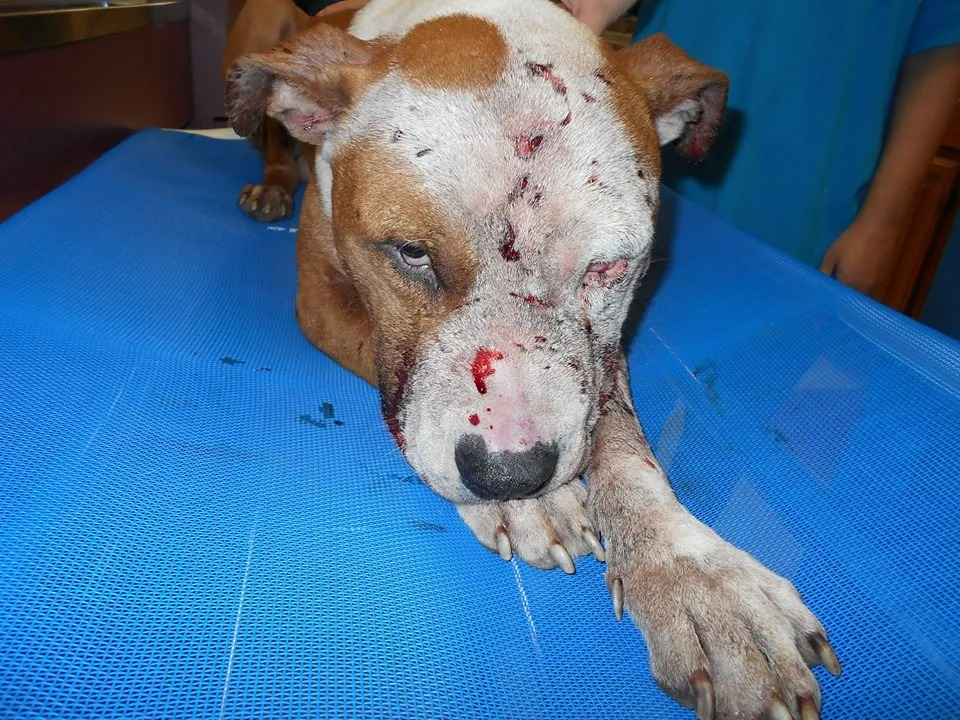
#> input picture media/reports/WhatsApp_Image_2026-09-07_at_1.52.07_AM.jpeg, 960 x 720 px
$ python -i cv_preprocessor.py   (imports and definitions only)
#> lines starting #> are read from the running program, lines starting #| are printed output that depends on the picture
import cv2
import numpy as np
import os

class OpenCVPreprocessor:
    """Handles image cleaning, resizing, color normalization and visual bounding annotations."""

    @staticmethod
    def load_and_preprocess(image_path, target_size=(640, 640)):
#> called with target_size = (640, 640)
        if not os.path.exists(image_path):
            raise FileNotFoundError(f"Image not found at {image_path}")

        # Read with OpenCV
        image = cv2.imread(image_path)
#> image is the input picture: shape (720, 960, 3); mean B, G, R 153.3, 113.2, 70.7
        if image is None:
            raise ValueError("Failed to decode image with OpenCV")

        original_h, original_w = image.shape[:2]
#> original_h = 720; original_w = 960

        # Enhance contrast with CLAHE
        lab = cv2.cvtColor(image, cv2.COLOR_BGR2LAB)
#> lab: shape (720, 960, 3); mean of channels 0, 1, 2 120, 132.8, 104.4
        l, a, b = cv2.split(lab)
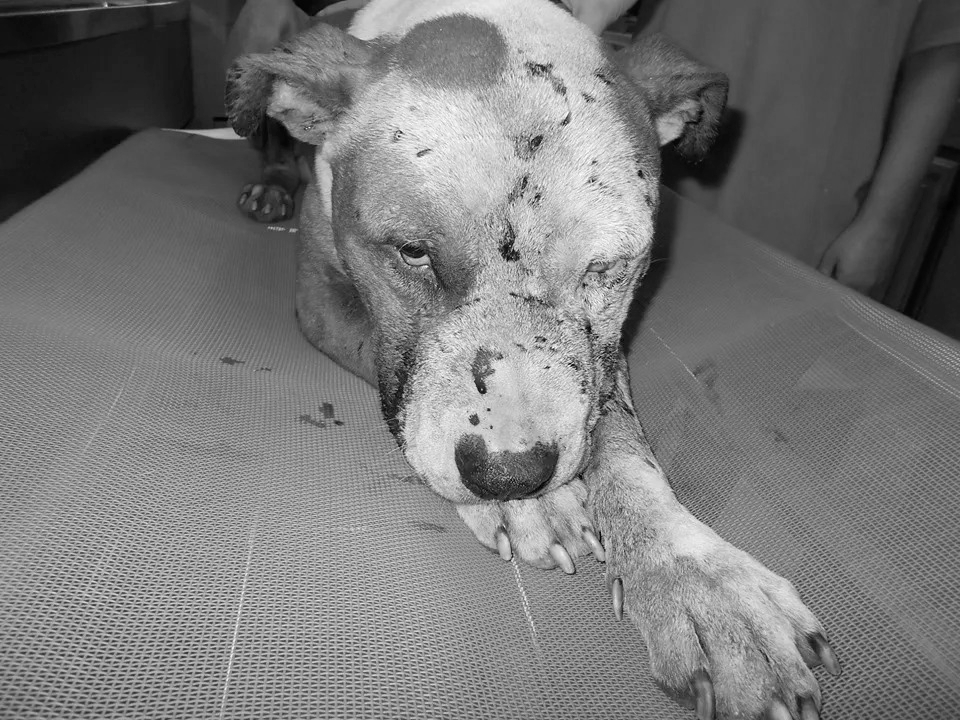
#> l: shape (720, 960); min 0, max 255, mean 120
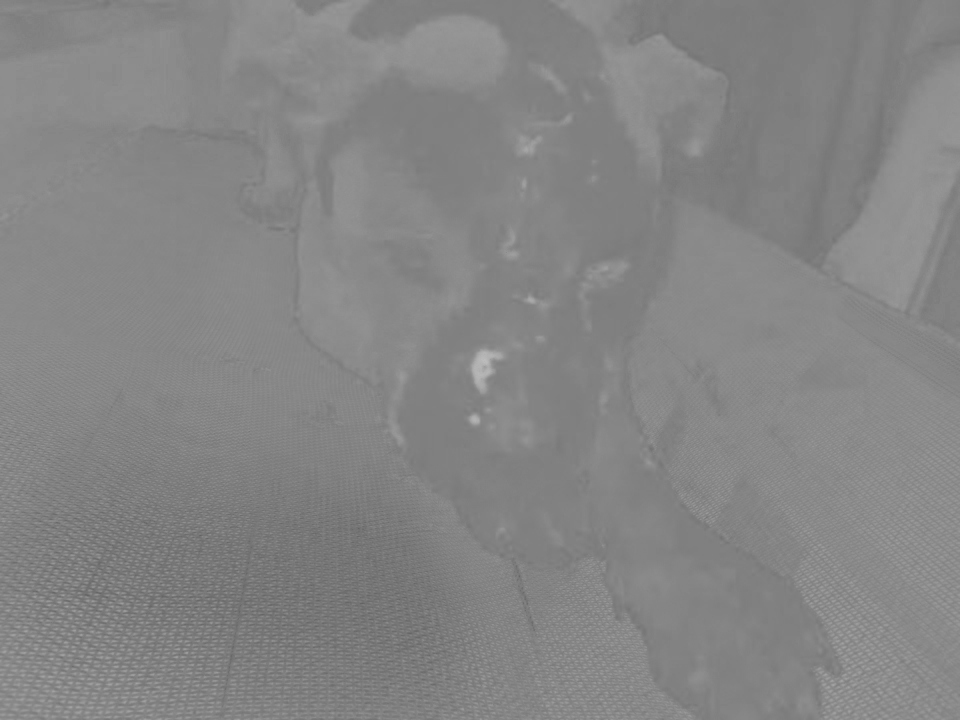
#> a: shape (720, 960); min 98, max 189, mean 132.8
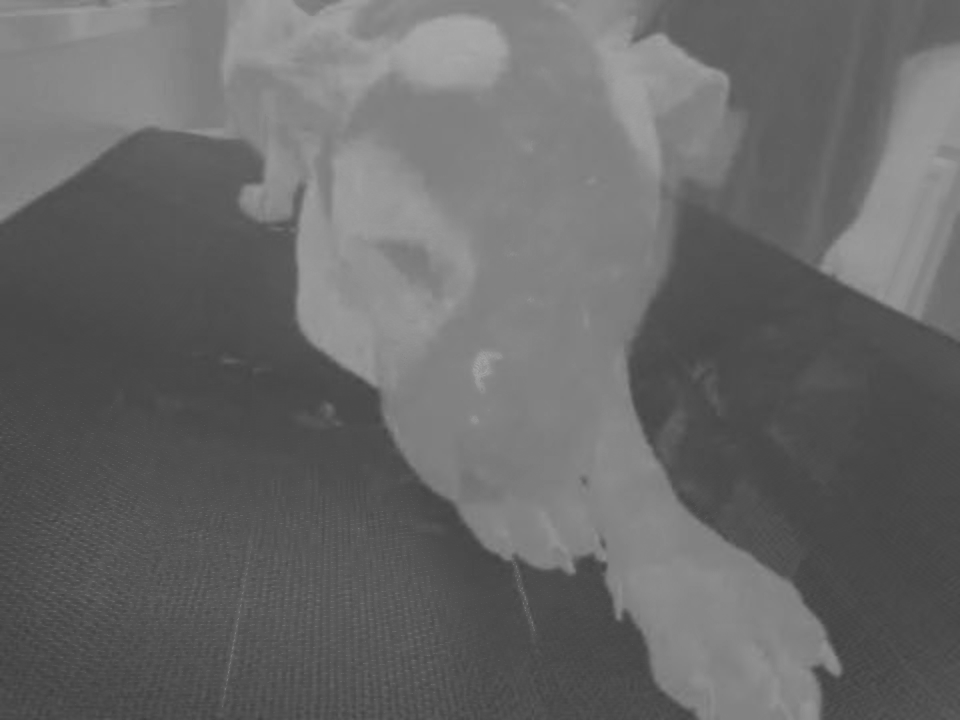
#> b: shape (720, 960); min 61, max 169, mean 104.4
        clahe = cv2.createCLAHE(clipLimit=2.0, tileGridSize=(8, 8))
        cl = clahe.apply(l)
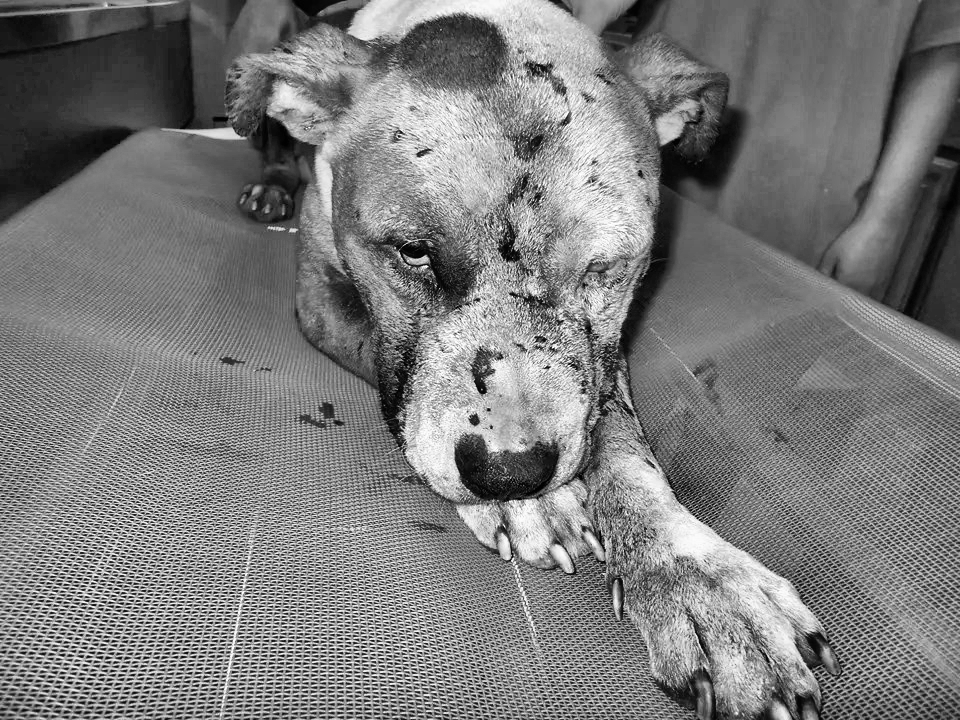
#> cl: shape (720, 960); min 0, max 255, mean 123.2
        limg = cv2.merge((cl, a, b))
#> limg: shape (720, 960, 3); mean of channels 0, 1, 2 123.2, 132.8, 104.4
        enhanced = cv2.cvtColor(limg, cv2.COLOR_LAB2BGR)
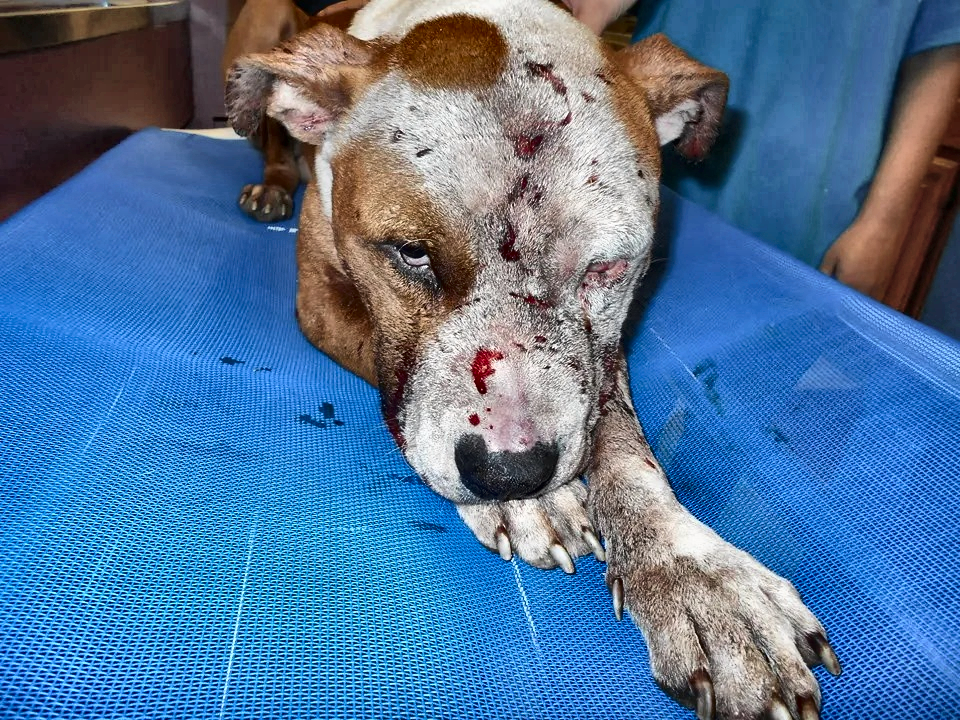
#> enhanced: shape (720, 960, 3); mean B, G, R 155.2, 116.9, 80.5

        # Bilateral filter for noise reduction while keeping edges sharp
        smoothed = cv2.bilateralFilter(enhanced, 5, 50, 50)

        return smoothed, (original_w, original_h)

    @staticmethod
    def draw_detections(image_path, detections, output_path):
        """Draws aesthetic bounding boxes with OpenCV."""
        img = cv2.imread(image_path)
        if img is None:
            return image_path

        for det in detections:
            x1, y1, x2, y2 = det['box']
            label = det['label']
            conf = det['confidence']
            is_injury = det.get('is_injury', False)

            color = (0, 0, 230) if is_injury else (0, 200, 0) # Red for injury, Green for Animal

            # Box
            cv2.rectangle(img, (int(x1), int(y1)), (int(x2), int(y2)), color, 3)

            # Label banner
            text = f"{label} ({int(conf * 100)}%)"
            (tw, th), _ = cv2.getTextSize(text, cv2.FONT_HERSHEY_SIMPLEX, 0.6, 2)
            cv2.rectangle(img, (int(x1), max(0, int(y1) - 25)), (int(x1) + tw + 10, max(25, int(y1))), color, -1)
            cv2.putText(img, text, (int(x1) + 5, max(18, int(y1) - 6)), cv2.FONT_HERSHEY_SIMPLEX, 0.6, (255, 255, 255), 2)

        os.makedirs(os.path.dirname(output_path), exist_ok=True)
        cv2.imwrite(output_path, img)
        return output_path

>>> result = OpenCVPreprocessor().load_and_preprocess('../../media/reports/WhatsApp_Image_2026-09-07_at_1.52.07_AM.jpeg')

$ run again, on media/reports/finding-help-for-stray-and-injured-dogs-in-lucknow.webp
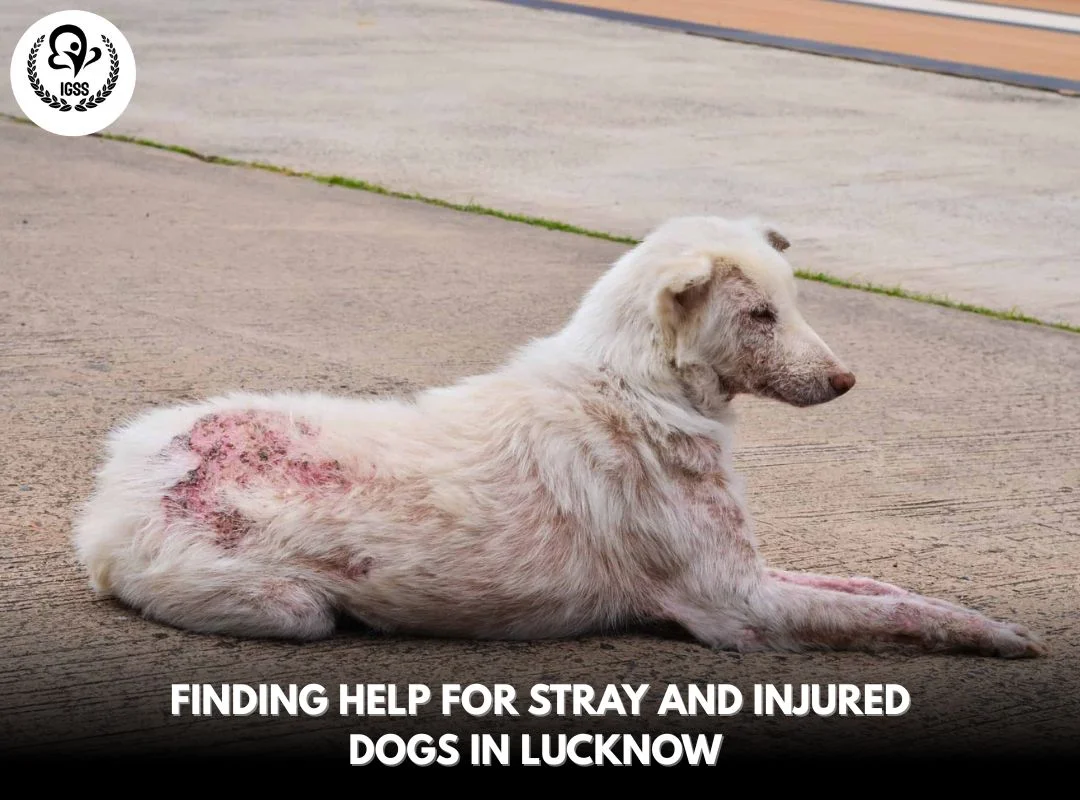
#> input picture media/reports/finding-help-for-stray-and-injured-dogs-in-lucknow.webp, 1080 x 800 px
#> in load_and_preprocess, image is the input picture: shape (800, 1080, 3); mean B, G, R 138.3, 144.3, 158
#> lab: shape (800, 1080, 3); mean of channels 0, 1, 2 152.8, 132.1, 133.1
#> in load_and_preprocess, `l, a, b = cv2.split(lab)`:
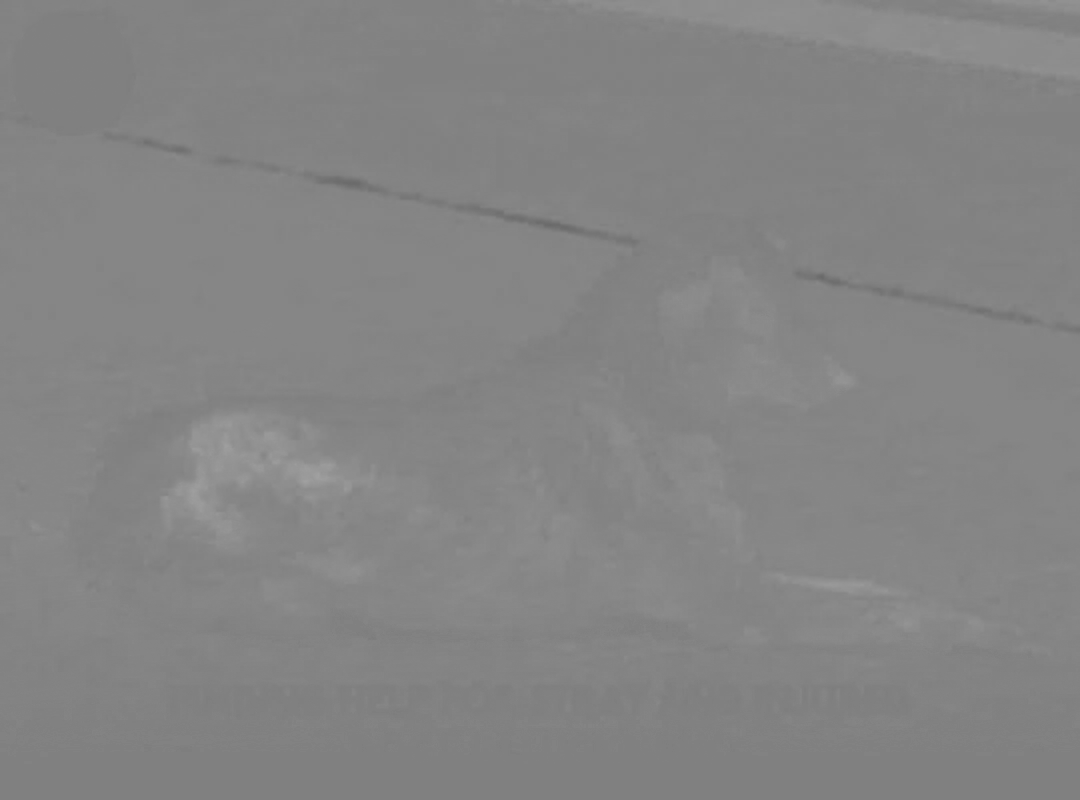
#> a: shape (800, 1080); min 106, max 161, mean 132.1
#> limg: shape (800, 1080, 3); mean of channels 0, 1, 2 148.6, 132.1, 133.1
#> in load_and_preprocess, `enhanced = cv2.cvtColor(limg, cv2.COLOR_LAB2BGR)`:
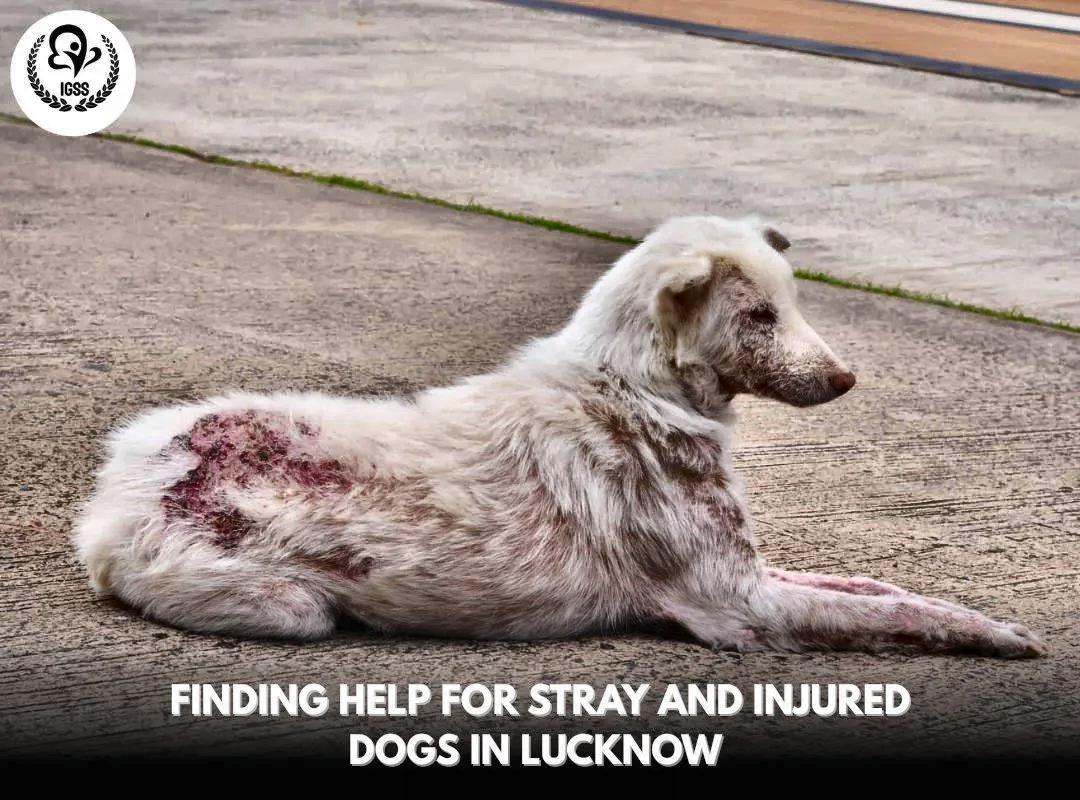
#> enhanced: shape (800, 1080, 3); mean B, G, R 134.1, 140.1, 153.5
